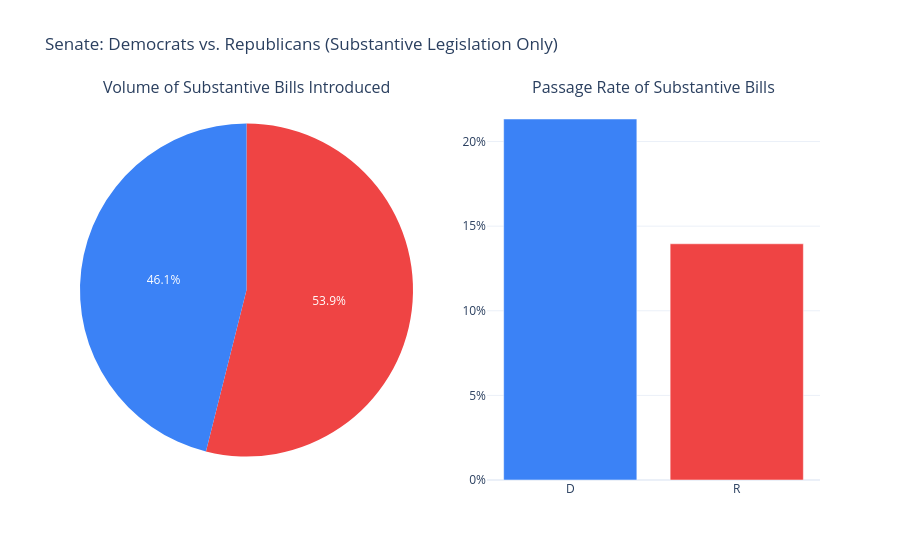

Write notebook code for a chart like this one.
### Markdown cell above
## 5. Do Senate Democrats punch above their weight?

Despite introducing fewer bills than Senate Republicans, Democratic senators often have a higher substantive pass rate — suggesting they might be more selective about what they introduce.

### Code cell
# Look only at substantive legislation (no naming bills) in the Senate
senate_substantive = df[(df['sponsor_chamber'] == 'Senate') & (df['is_naming_bill'] == 0)]
senate_party_stats = senate_substantive.groupby('sponsor_party')['passed'].agg(['mean', 'count']).reset_index()
senate_party_stats = senate_party_stats[senate_party_stats['sponsor_party'].isin(['D', 'R'])]

fig = make_subplots(rows=1, cols=2, specs=[[{"type": "domain"}, {"type": "bar"}]], subplot_titles=["Volume of Substantive Bills Introduced", "Passage Rate of Substantive Bills"])

# Pie chart for volume
fig.add_trace(go.Pie(labels=senate_party_stats['sponsor_party'], values=senate_party_stats['count'], 
                     marker_colors=["#3b82f6", "#ef4444"], name="Volume"), row=1, col=1)

# Bar chart for passage rate
fig.add_trace(go.Bar(x=senate_party_stats['sponsor_party'], y=senate_party_stats['mean'], 
                     marker_color=["#3b82f6", "#ef4444"], name="Pass Rate"), row=1, col=2)

fig.update_layout(title_text="Senate: Democrats vs. Republicans (Substantive Legislation Only)", showlegend=False)
fig.update_yaxes(tickformat='.0%', row=1, col=2)
fig.show()

### Figure 1 — Plotly figure (JSON) as saved in the notebook; plotly's stock layout.template omitted (floating-point values rounded to 4 significant figures)
{"data": [{"domain": {"x": [0, 0.45], "y": [0, 1]}, "labels": ["D", "R"], "marker": {"colors": ["#3b82f6", "#ef4444"]}, "name": "Volume", "type": "pie", "values": [300, 351]}, {"marker": {"color": ["#3b82f6", "#ef4444"]}, "name": "Pass Rate", "type": "bar", "x": ["D", "R"], "xaxis": "x", "y": [0.2133, 0.1396], "yaxis": "y"}], "layout": {"annotations": [{"font": {"size": 16}, "showarrow": false, "text": "Volume of Substantive Bills Introduced", "x": 0.225, "xanchor": "center", "xref": "paper", "y": 1, "yanchor": "bottom", "yref": "paper"}, {"font": {"size": 16}, "showarrow": false, "text": "Passage Rate of Substantive Bills", "x": 0.775, "xanchor": "center", "xref": "paper", "y": 1, "yanchor": "bottom", "yref": "paper"}], "showlegend": false, "title": {"text": "Senate: Democrats vs. Republicans (Substantive Legislation Only)"}, "xaxis": {"anchor": "y", "domain": [0.55, 1]}, "yaxis": {"anchor": "x", "domain": [0, 1], "tickformat": ".0%"}}}
